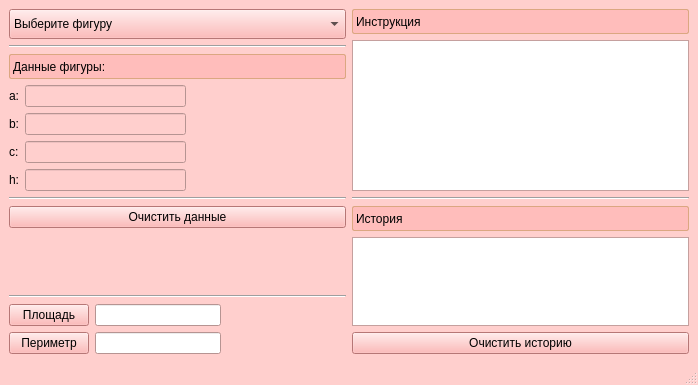
<?xml version="1.0" encoding="UTF-8"?>
<ui version="4.0">
 <class>MainWindow</class>
 <widget class="QMainWindow" name="MainWindow">
  <property name="geometry">
   <rect>
    <x>0</x>
    <y>0</y>
    <width>698</width>
    <height>385</height>
   </rect>
  </property>
  <property name="palette">
   <palette>
    <active>
     <colorrole role="Base">
      <brush brushstyle="SolidPattern">
       <color alpha="255">
        <red>255</red>
        <green>255</green>
        <blue>255</blue>
       </color>
      </brush>
     </colorrole>
     <colorrole role="Window">
      <brush brushstyle="SolidPattern">
       <color alpha="255">
        <red>255</red>
        <green>207</green>
        <blue>205</blue>
       </color>
      </brush>
     </colorrole>
    </active>
    <inactive>
     <colorrole role="Base">
      <brush brushstyle="SolidPattern">
       <color alpha="255">
        <red>255</red>
        <green>255</green>
        <blue>255</blue>
       </color>
      </brush>
     </colorrole>
     <colorrole role="Window">
      <brush brushstyle="SolidPattern">
       <color alpha="255">
        <red>255</red>
        <green>207</green>
        <blue>205</blue>
       </color>
      </brush>
     </colorrole>
    </inactive>
    <disabled>
     <colorrole role="Base">
      <brush brushstyle="SolidPattern">
       <color alpha="255">
        <red>255</red>
        <green>207</green>
        <blue>205</blue>
       </color>
      </brush>
     </colorrole>
     <colorrole role="Window">
      <brush brushstyle="SolidPattern">
       <color alpha="255">
        <red>255</red>
        <green>207</green>
        <blue>205</blue>
       </color>
      </brush>
     </colorrole>
    </disabled>
   </palette>
  </property>
  <property name="windowTitle">
   <string>MainWindow</string>
  </property>
  <widget class="QWidget" name="centralwidget">
   <layout class="QGridLayout" name="gridLayout">
    <item row="4" column="0">
     <layout class="QVBoxLayout" name="verticalLayout_5">
      <item>
       <widget class="Line" name="line_3">
        <property name="orientation">
         <enum>Qt::Horizontal</enum>
        </property>
       </widget>
      </item>
      <item>
       <widget class="QPushButton" name="pushButton_2">
        <property name="styleSheet">
         <string notr="true">QPushButton {
background: #FFA7A5;
}</string>
        </property>
        <property name="text">
         <string>Очистить данные</string>
        </property>
       </widget>
      </item>
      <item>
       <spacer name="verticalSpacer">
        <property name="orientation">
         <enum>Qt::Vertical</enum>
        </property>
        <property name="sizeHint" stdset="0">
         <size>
          <width>20</width>
          <height>40</height>
         </size>
        </property>
       </spacer>
      </item>
      <item>
       <widget class="Line" name="line_2">
        <property name="orientation">
         <enum>Qt::Horizontal</enum>
        </property>
       </widget>
      </item>
      <item>
       <layout class="QHBoxLayout" name="horizontalLayout_5">
        <item>
         <widget class="QPushButton" name="pushButton_area">
          <property name="styleSheet">
           <string notr="true">QPushButton {
background: #FFA7A5;
}</string>
          </property>
          <property name="text">
           <string>Площадь</string>
          </property>
         </widget>
        </item>
        <item>
         <widget class="QLineEdit" name="lineEdit_area">
          <property name="readOnly">
           <bool>true</bool>
          </property>
         </widget>
        </item>
        <item>
         <spacer name="horizontalSpacer_11">
          <property name="orientation">
           <enum>Qt::Horizontal</enum>
          </property>
          <property name="sizeHint" stdset="0">
           <size>
            <width>40</width>
            <height>20</height>
           </size>
          </property>
         </spacer>
        </item>
       </layout>
      </item>
      <item>
       <layout class="QHBoxLayout" name="horizontalLayout_6">
        <item>
         <widget class="QPushButton" name="pushButton_perimeter">
          <property name="styleSheet">
           <string notr="true">QPushButton {
background: #FFA7A5;
}</string>
          </property>
          <property name="text">
           <string>Периметр</string>
          </property>
         </widget>
        </item>
        <item>
         <widget class="QLineEdit" name="lineEdit_perimeter">
          <property name="readOnly">
           <bool>true</bool>
          </property>
         </widget>
        </item>
        <item>
         <spacer name="horizontalSpacer_12">
          <property name="orientation">
           <enum>Qt::Horizontal</enum>
          </property>
          <property name="sizeHint" stdset="0">
           <size>
            <width>40</width>
            <height>20</height>
           </size>
          </property>
         </spacer>
        </item>
       </layout>
      </item>
     </layout>
    </item>
    <item row="0" column="0">
     <widget class="QComboBox" name="comboBox">
      <property name="minimumSize">
       <size>
        <width>0</width>
        <height>30</height>
       </size>
      </property>
      <property name="styleSheet">
       <string notr="true">QComboBox {
background: #FFA7A5;
}</string>
      </property>
      <item>
       <property name="text">
        <string>Выберите фигуру</string>
       </property>
      </item>
      <item>
       <property name="text">
        <string>Треугольник</string>
       </property>
      </item>
      <item>
       <property name="text">
        <string>Квадрат</string>
       </property>
      </item>
      <item>
       <property name="text">
        <string>Прямоугольник</string>
       </property>
      </item>
     </widget>
    </item>
    <item row="4" column="1">
     <layout class="QVBoxLayout" name="verticalLayout_4">
      <item>
       <widget class="Line" name="line">
        <property name="orientation">
         <enum>Qt::Horizontal</enum>
        </property>
       </widget>
      </item>
      <item>
       <widget class="QLabel" name="label_7">
        <property name="minimumSize">
         <size>
          <width>0</width>
          <height>25</height>
         </size>
        </property>
        <property name="styleSheet">
         <string notr="true">QLabel {
background: #FFBDBB;
border-radius: 2px;
border: 1px solid #DBA781;
}</string>
        </property>
        <property name="text">
         <string>История</string>
        </property>
       </widget>
      </item>
      <item>
       <widget class="QTextEdit" name="textEdit_history">
        <property name="readOnly">
         <bool>true</bool>
        </property>
       </widget>
      </item>
      <item>
       <widget class="QPushButton" name="pushButton">
        <property name="styleSheet">
         <string notr="true">QPushButton {
background: #FFA7A5;
}</string>
        </property>
        <property name="text">
         <string>Очистить историю</string>
        </property>
       </widget>
      </item>
     </layout>
    </item>
    <item row="1" column="0">
     <layout class="QVBoxLayout" name="verticalLayout">
      <item>
       <widget class="Line" name="line_4">
        <property name="orientation">
         <enum>Qt::Horizontal</enum>
        </property>
       </widget>
      </item>
      <item>
       <spacer name="verticalSpacer_3">
        <property name="orientation">
         <enum>Qt::Vertical</enum>
        </property>
        <property name="sizeHint" stdset="0">
         <size>
          <width>20</width>
          <height>40</height>
         </size>
        </property>
       </spacer>
      </item>
      <item>
       <widget class="QLabel" name="label_5">
        <property name="minimumSize">
         <size>
          <width>0</width>
          <height>25</height>
         </size>
        </property>
        <property name="baseSize">
         <size>
          <width>0</width>
          <height>25</height>
         </size>
        </property>
        <property name="styleSheet">
         <string notr="true">QLabel {
background: #FFBDBB;
border-radius: 2px;
border: 1px solid #DBA781;
}</string>
        </property>
        <property name="text">
         <string>Данные фигуры:</string>
        </property>
       </widget>
      </item>
      <item>
       <layout class="QHBoxLayout" name="horizontalLayout">
        <item>
         <widget class="QLabel" name="label">
          <property name="text">
           <string>а:</string>
          </property>
         </widget>
        </item>
        <item>
         <widget class="QLineEdit" name="lineEdit_a">
          <property name="enabled">
           <bool>false</bool>
          </property>
         </widget>
        </item>
        <item>
         <spacer name="horizontalSpacer">
          <property name="orientation">
           <enum>Qt::Horizontal</enum>
          </property>
          <property name="sizeHint" stdset="0">
           <size>
            <width>40</width>
            <height>20</height>
           </size>
          </property>
         </spacer>
        </item>
       </layout>
      </item>
      <item>
       <layout class="QHBoxLayout" name="horizontalLayout_2">
        <item>
         <widget class="QLabel" name="label_3">
          <property name="text">
           <string>b:</string>
          </property>
         </widget>
        </item>
        <item>
         <widget class="QLineEdit" name="lineEdit_b">
          <property name="enabled">
           <bool>false</bool>
          </property>
         </widget>
        </item>
        <item>
         <spacer name="horizontalSpacer_2">
          <property name="orientation">
           <enum>Qt::Horizontal</enum>
          </property>
          <property name="sizeHint" stdset="0">
           <size>
            <width>40</width>
            <height>20</height>
           </size>
          </property>
         </spacer>
        </item>
       </layout>
      </item>
      <item>
       <layout class="QHBoxLayout" name="horizontalLayout_3">
        <item>
         <widget class="QLabel" name="label_4">
          <property name="text">
           <string>c:</string>
          </property>
         </widget>
        </item>
        <item>
         <widget class="QLineEdit" name="lineEdit_c">
          <property name="enabled">
           <bool>false</bool>
          </property>
         </widget>
        </item>
        <item>
         <spacer name="horizontalSpacer_3">
          <property name="orientation">
           <enum>Qt::Horizontal</enum>
          </property>
          <property name="sizeHint" stdset="0">
           <size>
            <width>40</width>
            <height>20</height>
           </size>
          </property>
         </spacer>
        </item>
       </layout>
      </item>
      <item>
       <layout class="QHBoxLayout" name="horizontalLayout_4">
        <item>
         <widget class="QLabel" name="label_2">
          <property name="text">
           <string>h:</string>
          </property>
         </widget>
        </item>
        <item>
         <widget class="QLineEdit" name="lineEdit_h">
          <property name="enabled">
           <bool>false</bool>
          </property>
         </widget>
        </item>
        <item>
         <spacer name="horizontalSpacer_4">
          <property name="orientation">
           <enum>Qt::Horizontal</enum>
          </property>
          <property name="sizeHint" stdset="0">
           <size>
            <width>40</width>
            <height>20</height>
           </size>
          </property>
         </spacer>
        </item>
       </layout>
      </item>
     </layout>
    </item>
    <item row="0" column="1" rowspan="2">
     <layout class="QVBoxLayout" name="verticalLayout_3">
      <item>
       <widget class="QLabel" name="label_6">
        <property name="minimumSize">
         <size>
          <width>0</width>
          <height>25</height>
         </size>
        </property>
        <property name="baseSize">
         <size>
          <width>0</width>
          <height>0</height>
         </size>
        </property>
        <property name="styleSheet">
         <string notr="true">QLabel {
background: #FFBDBB;
border-radius: 2px;
border: 1px solid #DBA781;
}</string>
        </property>
        <property name="text">
         <string>Инструкция</string>
        </property>
       </widget>
      </item>
      <item>
       <widget class="QTextEdit" name="textEdit_output">
        <property name="readOnly">
         <bool>true</bool>
        </property>
        <property name="html">
         <string>&lt;!DOCTYPE HTML PUBLIC &quot;-//W3C//DTD HTML 4.0//EN&quot; &quot;http://www.w3.org/TR/REC-html40/strict.dtd&quot;&gt;
&lt;html&gt;&lt;head&gt;&lt;meta name=&quot;qrichtext&quot; content=&quot;1&quot; /&gt;&lt;style type=&quot;text/css&quot;&gt;
p, li { white-space: pre-wrap; }
&lt;/style&gt;&lt;/head&gt;&lt;body style=&quot; font-family:'MS Shell Dlg 2'; font-size:8.25pt; font-weight:400; font-style:normal;&quot;&gt;
&lt;p style=&quot;-qt-paragraph-type:empty; margin-top:0px; margin-bottom:0px; margin-left:0px; margin-right:0px; -qt-block-indent:0; text-indent:0px;&quot;&gt;&lt;br /&gt;&lt;/p&gt;&lt;/body&gt;&lt;/html&gt;</string>
        </property>
       </widget>
      </item>
     </layout>
    </item>
    <item row="3" column="0">
     <spacer name="verticalSpacer_2">
      <property name="orientation">
       <enum>Qt::Vertical</enum>
      </property>
      <property name="sizeHint" stdset="0">
       <size>
        <width>20</width>
        <height>40</height>
       </size>
      </property>
     </spacer>
    </item>
   </layout>
  </widget>
  <widget class="QStatusBar" name="statusbar"/>
  <widget class="QMenuBar" name="menubar">
   <property name="geometry">
    <rect>
     <x>0</x>
     <y>0</y>
     <width>698</width>
     <height>21</height>
    </rect>
   </property>
  </widget>
 </widget>
 <resources/>
 <connections/>
</ui>
